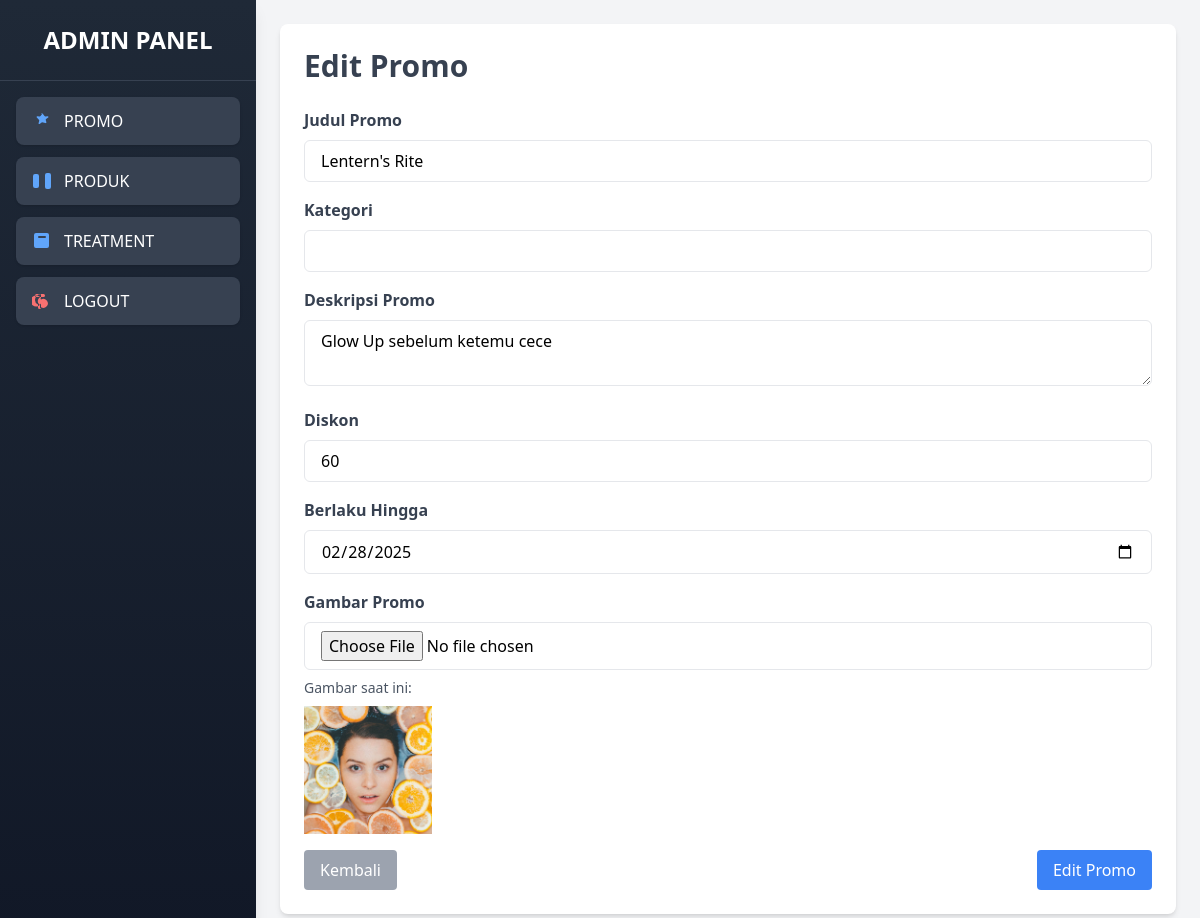
/admin/promo/edit_promo.php?id=8 (signed in), run on an earlier commit of the app's database.
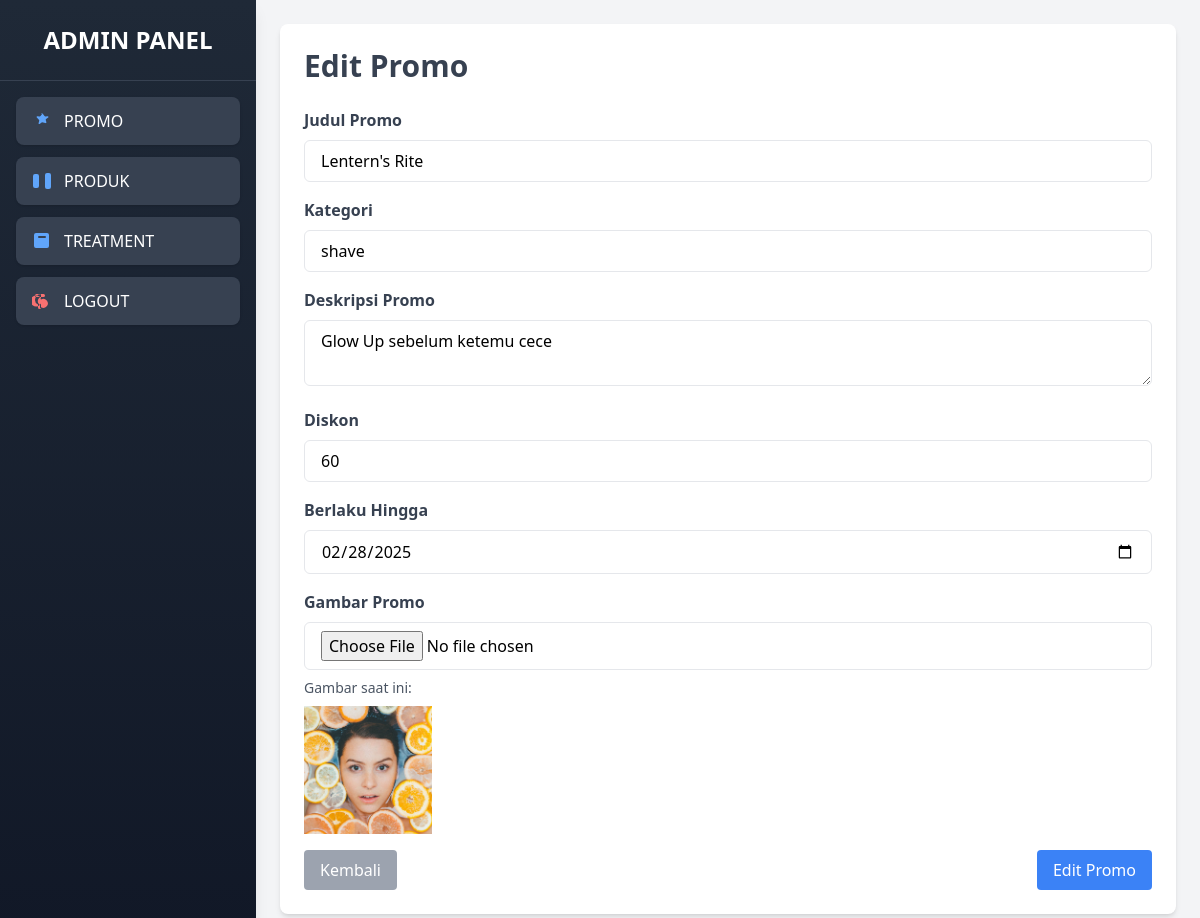
And on a later commit of the database.
### tables this page shows
CREATE TABLE `promos` (
  `id` int NOT NULL,
  `title` varchar(255) NOT NULL,
  `description` text NOT NULL,
  `valid_until` date DEFAULT NULL,
  `discount` int DEFAULT NULL,
  `image` varchar(255) NOT NULL,
  `created_at` datetime DEFAULT CURRENT_TIMESTAMP,
  `updated_at` datetime DEFAULT NULL ON UPDATE CURRENT_TIMESTAMP,
  `category` varchar(50) DEFAULT NULL
);

### admin/promo/edit_promo.php (the view, shortened to what this page needs)
<?php
include '../../assets/db/database.php';
?>
<!DOCTYPE html>
<html lang="en">
<head>
    <script src="https://cdn.tailwindcss.com"></script>
</head>
<body class="bg-gray-100">
    <?php include "../sidebar.php"; ?>
    <div class="ml-64 p-6">
        <div class="bg-white shadow-md rounded-lg p-6">
            <h1 class="text-3xl font-bold text-gray-700 mb-6">Edit Promo</h1>
            <?php
            $id = intval($_GET['id']);
            $result = $conn->query("SELECT * FROM promos WHERE id = $id");
            $promo = $result->fetch_assoc();
            ?>
            <form action="update_promo.php" method="POST" enctype="multipart/form-data">
                <div class="mb-4">
                    <label class="block text-gray-700 font-semibold mb-2">Judul Promo</label>
                    <input type="text" name="title" value="<?= htmlspecialchars($promo['title']) ?>" class="w-full px-4 py-2 border rounded-md focus:outline-none focus:ring focus:ring-blue-300" required>
                </div>
                <div class="mb-4">
                    <label class="block text-gray-700 font-semibold mb-2">Kategori</label>
                    <input type="text" name="category" value="<?= htmlspecialchars($promo['category']) ?>" class="w-full px-4 py-2 border rounded-md focus:outline-none focus:ring focus:ring-blue-300" required>
                </div>
                <div class="mb-4">
                    <label class="block text-gray-700 font-semibold mb-2">Deskripsi Promo</label>
                    <textarea name="description" class="w-full px-4 py-2 border rounded-md focus:outline-none focus:ring focus:ring-blue-300" required><?= htmlspecialchars($promo['description']) ?></textarea>
                </div>
                <div class="mb-4">
                    <label class="block text-gray-700 font-semibold mb-2">Diskon</label>
                    <input type="number" name="discount" value="<?= $promo['discount'] ?>" class="w-full px-4 py-2 border rounded-md focus:outline-none focus:ring focus:ring-blue-300" required>
                </div>
                <div class="mb-4">
                    <label class="block text-gray-700 font-semibold mb-2">Berlaku Hingga</label>
                    <input type="date" name="valid_until" value="<?= $promo['valid_until'] ?>"
                    class="w-full px-4 py-2 border rounded-md focus:outline-none focus:ring focus:ring-blue-300" required>
                </div>
                <div class="mb-4">
                    <label class="block text-gray-700 font-semibold mb-2">Gambar Promo</label>
                    <input type="file" name="image" class="w-full px-4 py-2 border rounded-md focus:outline-none focus:ring focus:ring-blue-300">
                    <p class="text-sm text-gray-600 mt-2">Gambar saat ini:</p>
                    <img src="../../uploads/<?= htmlspecialchars($promo['image']) ?>" alt="Gambar Promo" class="w-32 h-32 object-cover mt-2">
                </div>
                <div class="flex justify-between">
                    <a href="../dashboard.php" class="bg-gray-400 text-white py-2 px-4 rounded hover:bg-gray-500 transition">
                        Kembali
                    </a>
                    <button type="submit" class="bg-blue-500 text-white py-2 px-4 rounded hover:bg-blue-600 transition">
                        Edit Promo
                    </button>
                </div>
            </form>
        </div>
    </div>
</body>
</html>

### admin/sidebar.php (shortened to what this page needs)
<div class="h-screen w-64 bg-gradient-to-b from-gray-800 to-gray-900 text-white fixed flex flex-col shadow-lg">
    <div class="text-center py-6 text-2xl font-bold border-b border-gray-700">
        ADMIN PANEL
    </div>
    <nav class="flex-1 px-4 mt-4">
        <ul class="space-y-3">
            <li>
                <a href="#promo" class="flex items-center gap-3 py-3 px-4 w-full bg-gray-700 rounded-lg shadow hover:bg-blue-600 transition duration-300">
                    <span>PROMO</span>
                </a>
            </li>
            <li>
                <a href="#product" class="flex items-center gap-3 py-3 px-4 w-full bg-gray-700 rounded-lg shadow hover:bg-blue-600 transition duration-300">
                    <svg xmlns="http://www.w3.org/2000/svg" class="h-5 w-5 text-blue-400" viewBox="0 0 20 20" fill="currentColor">
                        <path d="M3 3a2 2 0 00-2 2v10a2 2 0 002 2h2a2 2 0 002-2V5a2 2 0 00-2-2H3zm12-1a2 2 0 00-2 2v12a2 2 0 002 2h2a2 2 0 002-2V4a2 2 0 00-2-2h-2z" />
                    </svg>
                    <span>PRODUK</span>
                </a>
            </li>
            <li>
                <a href="#treatment" class="flex items-center gap-3 py-3 px-4 w-full bg-gray-700 rounded-lg shadow hover:bg-blue-600 transition duration-300">
                    <svg xmlns="http://www.w3.org/2000/svg" class="h-5 w-5 text-blue-400" viewBox="0 0 20 20" fill="currentColor">
                        <path d="M4 2a2 2 0 00-2 2v11a2 2 0 002 2h11a2 2 0 002-2V4a2 2 0 00-2-2H4zm3 5a1 1 0 110-2h6a1 1 0 110 2H7z" />
                    </svg>
                    <span>TREATMENT</span>
                </a>
            </li>
            <li>
                <a href="../logout.php" class="flex items-center gap-3 py-3 px-4 w-full bg-gray-700 rounded-lg shadow hover:bg-red-500 transition duration-300">
                    <span>LOGOUT</span>
                </a>
            </li>
        </ul>
    </nav>
</div>

What changed in the data, as far as the page shows it:
changed promos "Lentern's Rite": category (not shown) → "shave"
